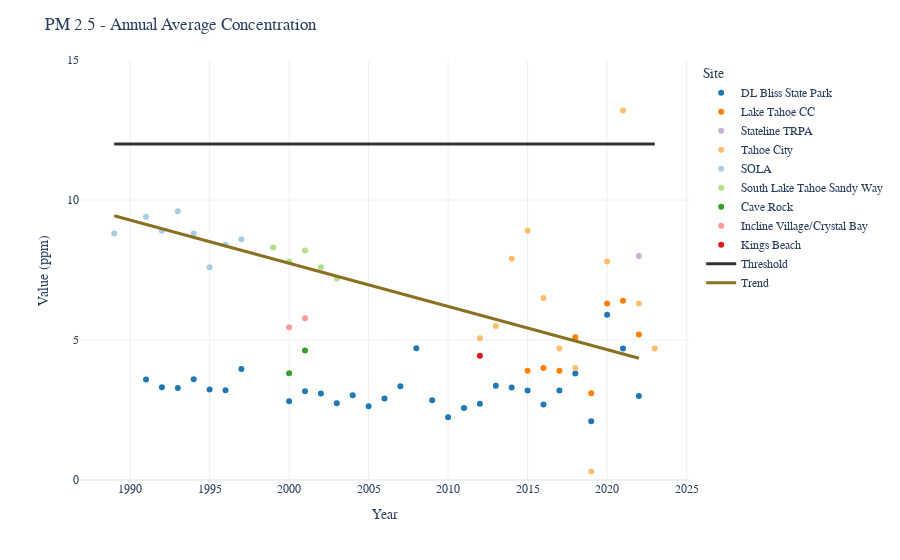

Write notebook code for a chart like this one.
### Markdown cell above
## Air Quality

### Code cell
# get PM 2.5
df = get_airquality_data_sql()
# plot PM 2.5
plot_pm2_5_annual(df, draft=False)

### Figure 1 — Plotly figure (JSON) as saved in the notebook; plotly's stock layout.template omitted (floating-point values rounded to 4 significant figures)
{"data": [{"hovertemplate": "<br>%{y:.2f} ppm", "legendgroup": "DL Bliss State Park", "marker": {"color": "#1f78b4", "symbol": "circle"}, "mode": "markers", "name": "DL Bliss State Park", "orientation": "v", "showlegend": true, "type": "scatter", "x": [2019, 2020, 1991, 1992, 1993, 1994, 1995, 2021, 2022, 1996, 1997, 1998, 1999, 2000, 2001, 2002, 2003, 2004, 2005, 2006, 2007, 2008, 2009, 2010, 2011, 2012, 2013, 2014, 2023, 2015, 2016, 2017, 2018], "xaxis": "x", "y": [2.1, 5.9, 3.592, 3.312, 3.282, 3.6, 3.229, 4.7, 3, 3.201, 3.96, null, null, 2.814, 3.172, 3.087, 2.738, 3.029, 2.631, 2.907, 3.345, 4.705, 2.849, 2.243, 2.569, 2.725, 3.369, 3.3, null, 3.2, 2.7, 3.2, 3.8], "yaxis": "y"}, {"hovertemplate": "<br>%{y:.2f} ppm", "legendgroup": "Lake Tahoe CC", "marker": {"color": "#ff7f00", "symbol": "circle"}, "mode": "markers", "name": "Lake Tahoe CC", "orientation": "v", "showlegend": true, "type": "scatter", "x": [2019, 2020, 2021, 2022, 2014, 2023, 2015, 2016, 2017, 2018], "xaxis": "x", "y": [3.1, 6.3, 6.4, 5.2, null, null, 3.9, 4, 3.9, 5.1], "yaxis": "y"}, {"hovertemplate": "<br>%{y:.2f} ppm", "legendgroup": "Stateline TRPA", "marker": {"color": "#cab2d6", "symbol": "circle"}, "mode": "markers", "name": "Stateline TRPA", "orientation": "v", "showlegend": true, "type": "scatter", "x": [2020, 2021, 2019, 2022, 2023, 2018], "xaxis": "x", "y": [null, null, null, 8, null, null], "yaxis": "y"}, {"hovertemplate": "<br>%{y:.2f} ppm", "legendgroup": "Tahoe City", "marker": {"color": "#fdbf6f", "symbol": "circle"}, "mode": "markers", "name": "Tahoe City", "orientation": "v", "showlegend": true, "type": "scatter", "x": [2020, 2021, 2012, 2013, 2014, 2019, 2022, 2023, 2015, 2016, 2017, 2018], "xaxis": "x", "y": [7.8, 13.2, 5.06, 5.5, 7.9, 0.3, 6.3, 4.7, 8.9, 6.5, 4.7, 4], "yaxis": "y"}, {"hovertemplate": "<br>%{y:.2f} ppm", "legendgroup": "SOLA", "marker": {"color": "#a6cee3", "symbol": "circle"}, "mode": "markers", "name": "SOLA", "orientation": "v", "showlegend": true, "type": "scatter", "x": [1989, 1990, 1991, 1992, 1993, 1994, 1995, 1996, 1997], "xaxis": "x", "y": [8.8, null, 9.4, 8.9, 9.6, 8.8, 7.6, 8.4, 8.6], "yaxis": "y"}, {"hovertemplate": "<br>%{y:.2f} ppm", "legendgroup": "South Lake Tahoe Sandy Way", "marker": {"color": "#b2df8a", "symbol": "circle"}, "mode": "markers", "name": "South Lake Tahoe Sandy Way", "orientation": "v", "showlegend": true, "type": "scatter", "x": [1999, 2000, 2001, 2002, 2003], "xaxis": "x", "y": [8.3, 7.8, 8.2, 7.6, 7.2], "yaxis": "y"}, {"hovertemplate": "<br>%{y:.2f} ppm", "legendgroup": "Cave Rock", "marker": {"color": "#33a02c", "symbol": "circle"}, "mode": "markers", "name": "Cave Rock", "orientation": "v", "showlegend": true, "type": "scatter", "x": [2000, 2001], "xaxis": "x", "y": [3.816, 4.622], "yaxis": "y"}, {"hovertemplate": "<br>%{y:.2f} ppm", "legendgroup": "Incline Village/Crystal Bay", "marker": {"color": "#fb9a99", "symbol": "circle"}, "mode": "markers", "name": "Incline Village/Crystal Bay", "orientation": "v", "showlegend": true, "type": "scatter", "x": [2000, 2001], "xaxis": "x", "y": [5.454, 5.776], "yaxis": "y"}, {"hovertemplate": "<br>%{y:.2f} ppm", "legendgroup": "Kings Beach", "marker": {"color": "#e31a1c", "symbol": "circle"}, "mode": "markers", "name": "Kings Beach", "orientation": "v", "showlegend": true, "type": "scatter", "x": [2012], "xaxis": "x", "y": [4.44], "yaxis": "y"}, {"hovertemplate": "Threshold :<br>%{y:.2f} ppm<extra></extra>", "line": {"color": "#333333", "width": 3}, "mode": "lines", "name": "Threshold", "type": "scatter", "x": [2019, 2019, 2020, 2020, 2020, 2020, 1989, 1990, 1991, 1991, 1992, 1992, 1993, 1993, 1994, 1994, 1995, 2021, 2021, 2021, 2021, 2022, 1995, 2022, 1996, 1996, 1997, 1997, 1998, 1999, 1999, 2000, 2000, 2000, 2000, 2001, 2001, 2001, 2001, 2002, 2002, 2003, 2003, 2004, 2005, 2006, 2007, 2008, 2009, 2010, 2011, 2012, 2012, 2012, 2013, 2013, 2014, 2014, 2014, 2019, 2019, 2022, 2022, 2023, 2023, 2023, 2023, 2015, 2015, 2015, 2016, 2016, 2016, 2017, 2017, 2017, 2018, 2018, 2018, 2018], "y": [12, 12, 12, 12, 12, 12, 12, 12, 12, 12, 12, 12, 12, 12, 12, 12, 12, 12, 12, 12, 12, 12, 12, 12, 12, 12, 12, 12, 12, 12, 12, 12, 12, 12, 12, 12, 12, 12, 12, 12, 12, 12, 12, 12, 12, 12, 12, 12, 12, 12, 12, 12, 12, 12, 12, 12, 12, 12, 12, 12, 12, 12, 12, 12, 12, 12, 12, 12, 12, 12, 12, 12, 12, 12, 12, 12, 12, 12, 12, 12]}, {"customdata": [-0.1542, -0.1542, -0.1542, -0.1542, -0.1542, -0.1542, -0.1542, -0.1542, -0.1542, -0.1542, -0.1542, -0.1542, -0.1542, -0.1542, -0.1542, -0.1542, -0.1542, -0.1542, -0.1542, -0.1542, -0.1542, -0.1542, -0.1542, -0.1542, -0.1542, -0.1542, -0.1542, -0.1542, -0.1542, -0.1542, -0.1542, -0.1542, -0.1542, -0.1542, -0.1542, -0.1542, -0.1542, -0.1542, -0.1542, -0.1542, -0.1542, -0.1542, -0.1542, -0.1542, -0.1542, -0.1542, -0.1542, -0.1542, -0.1542, -0.1542, -0.1542, -0.1542, -0.1542, -0.1542, -0.1542, -0.1542, -0.1542, -0.1542, -0.1542, -0.1542, -0.1542, -0.1542, -0.1542, -0.1542, -0.1542, -0.1542, -0.1542, -0.1542, -0.1542, -0.1542, -0.1542, -0.1542, -0.1542, -0.1542, -0.1542, -0.1542, -0.1542, -0.1542, -0.1542, -0.1542], "hovertemplate": "Trend :<br>%{customdata:.2f}<extra></extra>", "legendgroup": "", "line": {"color": "#8a7121", "width": 3}, "marker": {"color": "#636efa", "symbol": "circle"}, "mode": "lines", "name": "Trend", "showlegend": true, "type": "scatter", "x": [1989, 1991, 1992, 1993, 1994, 1995, 1996, 1997, 1999, 2000, 2001, 2002, 2003, 2015, 2016, 2017, 2018, 2019, 2020, 2021, 2022], "xaxis": "x", "y": [9.436, 9.127, 8.973, 8.819, 8.665, 8.51, 8.356, 8.202, 7.893, 7.739, 7.585, 7.431, 7.277, 5.426, 5.272, 5.117, 4.963, 4.809, 4.655, 4.5, 4.346], "yaxis": "y"}], "layout": {"font": {"family": "Calibri"}, "hovermode": "x unified", "legend": {"title": {"text": "Site"}, "tracegroupgap": 0}, "margin": {"t": 60}, "showlegend": true, "title": {"text": "PM 2.5 - Annual Average Concentration"}, "xaxis": {"anchor": "y", "domain": [0, 1], "dtick": 5, "tick0": 1985, "tickmode": "linear", "title": {"text": "Year"}}, "yaxis": {"anchor": "x", "domain": [0, 1], "dtick": 5, "range": [0, 15], "tick0": 0, "tickmode": "linear", "title": {"text": "Value (ppm)"}}}}
